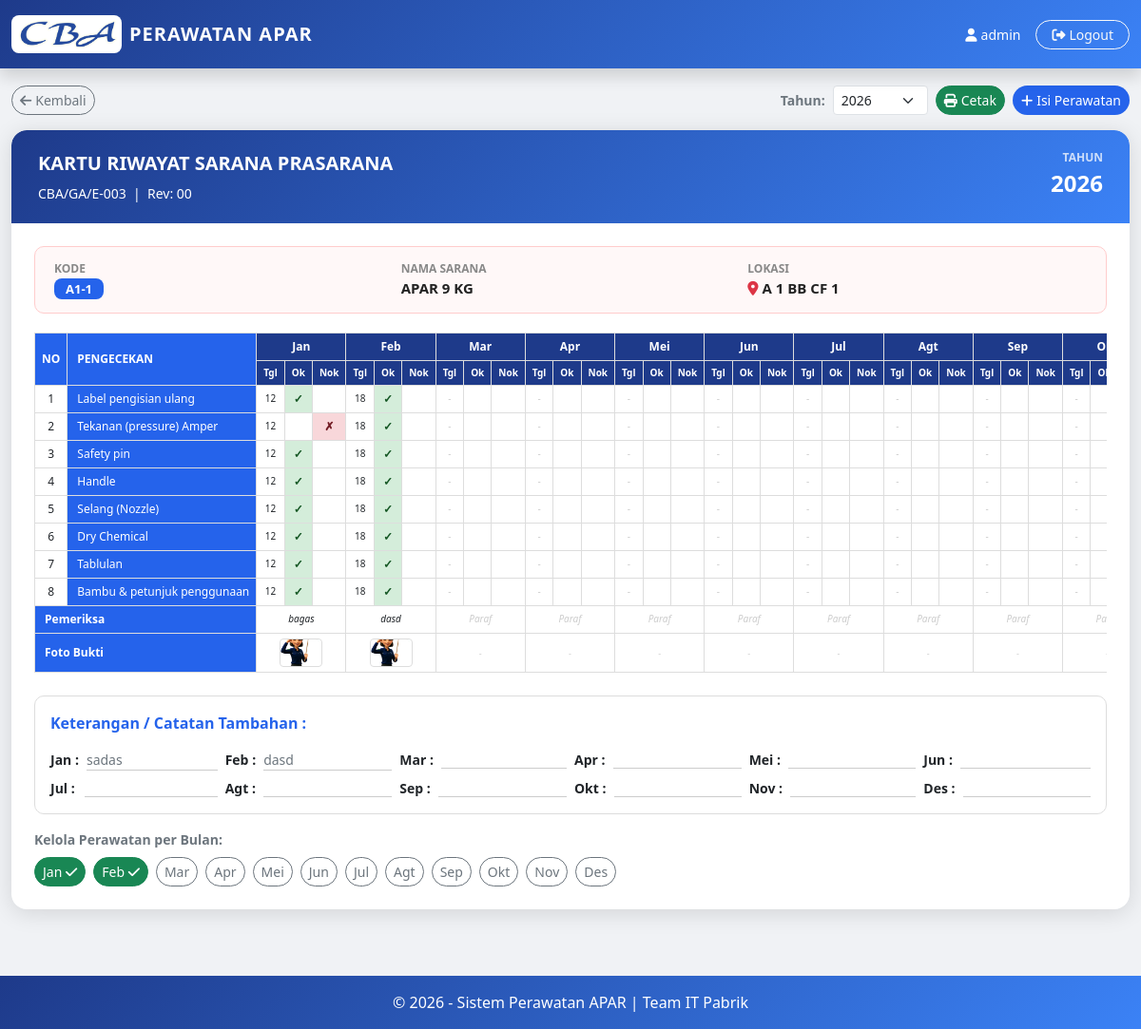
/apar_kartu.php?apar_id=48 (signed in), run on the app's committed database.
### tables this page shows
CREATE TABLE `apar` (
  `id` int(11) NOT NULL,
  `no_kode` varchar(50) NOT NULL,
  `nama_sarana` varchar(100) DEFAULT NULL,
  `lokasi` varchar(200) DEFAULT NULL
);

CREATE TABLE `checklist_apar` (
  `id` int(11) NOT NULL,
  `apar_id` int(11) NOT NULL,
  `tahun` int(4) NOT NULL,
  `bulan` tinyint(2) NOT NULL,
  `tanggal_cek` date DEFAULT NULL,
  `label_pengisian` enum('Ok','Nok') DEFAULT NULL,
  `tekanan_pressure` enum('Ok','Nok') DEFAULT NULL,
  `safety_pin` enum('Ok','Nok') DEFAULT NULL,
  `handle` enum('Ok','Nok') DEFAULT NULL,
  `selang_nozzle` enum('Ok','Nok') DEFAULT NULL,
  `dry_chemical` enum('Ok','Nok') DEFAULT NULL,
  `tablulan` enum('Ok','Nok') DEFAULT NULL,
  `bambu_petunjuk` enum('Ok','Nok') DEFAULT NULL,
  `paraf` varchar(100) DEFAULT NULL,
  `catatan` text DEFAULT NULL,
  `foto` varchar(255) DEFAULT NULL,
  `users_id` int(11) DEFAULT NULL,
  `created_at` datetime DEFAULT current_timestamp()
);

### apar_kartu.php (the view, shortened to what this page needs)
<?php
include "config/koneksi.php";
$apar_id = isset($_GET['apar_id']) ? (int) $_GET['apar_id'] : 0;
$tahun = isset($_GET['tahun']) ? (int) $_GET['tahun'] : (int) date('Y');
$aparRow = mysqli_fetch_assoc(mysqli_query($conn, "SELECT * FROM apar WHERE id=$apar_id"));
$items = [];
$fields = [];
$resItems = mysqli_query($conn, "SELECT kolom, label FROM master_item WHERE modul='apar' AND is_active=1 ORDER BY id ASC");
if(mysqli_num_rows($resItems) == 0) {
    $defaultApar = ['label_pengisian' => 'Label pengisian ulang','tekanan_pressure' => 'Tekanan (pressure) Amper','safety_pin' => 'Safety pin','handle' => 'Handle','selang_nozzle' => 'Selang (Nozzle)','dry_chemical' => 'Dry Chemical','tablulan' => 'Tablulan','bambu_petunjuk' => 'Bambu & petunjuk penggunaan'];
    foreach($defaultApar as $k => $l) {
        mysqli_query($conn, "INSERT IGNORE INTO master_item (modul, kolom, label, is_active) VALUES ('apar', '$k', '$l', 1)");
        $items[$k] = $l;
        $fields[] = $k;
    }
} else {
    while ($rItem = mysqli_fetch_assoc($resItems)) {
        $items[$rItem['kolom']] = $rItem['label'];
    }
}
$rows = [];
$res = mysqli_query($conn, "SELECT * FROM checklist_apar WHERE apar_id=$apar_id AND tahun=$tahun ORDER BY bulan ASC");
while ($r = mysqli_fetch_assoc($res)) {
  $rows[$r['bulan']] = $r;
}
$bulanNama = ['', 'Jan', 'Feb', 'Mar', 'Apr', 'Mei', 'Jun', 'Jul', 'Agt', 'Sep', 'Okt', 'Nov', 'Des'];
?>
<!DOCTYPE html>
<html lang="id">
<head>
  <link href="https://cdn.jsdelivr.net/npm/bootstrap@5.3.2/dist/css/bootstrap.min.css" rel="stylesheet">
</head>
<body>
  <nav class="navbar navbar-apar fixed-top py-3 shadow no-print">
    <div class="container-fluid d-flex justify-content-between align-items-center">
      <div class="d-flex align-items-center gap-2 text-white" style="cursor:pointer"
        onclick="window.location.href='dashboard.php'">
        <img src="assets/images/cba.png" alt="Logo CBA"
          style="height:40px; background:white; padding:4px; border-radius:8px;">
        <span class="fw-bold fs-5 d-none d-sm-inline" style="letter-spacing:1px">PERAWATAN APAR</span>
      </div>
      <div class="d-flex align-items-center gap-2 gap-md-3">
        <span class="text-white small d-none d-md-inline"><i
            class="fa-solid fa-user me-1"></i><?= $_SESSION['username'] ?></span>
        <a href="logout.php" class="btn btn-sm btn-outline-light rounded-pill px-2 px-md-3" title="Logout">
          <span class="d-none d-sm-inline"><i class="fa-solid fa-right-from-bracket me-1"></i>Logout</span>
        </a>
      </div>
    </div>
  </nav>
  <div class="container-fluid" style="margin-top:90px;padding-bottom:30px;max-width:1400px;flex:1">
    <div class="d-flex flex-wrap gap-2 align-items-center mb-3 no-print">
      <a href="apar_home.php" class="btn btn-sm btn-outline-secondary rounded-pill">
        <i class="fa-solid fa-arrow-left me-1"></i>Kembali
      </a>
      <form method="GET" class="d-flex align-items-center gap-2 ms-auto">
        <label class="text-secondary fw-semibold small mb-0">Tahun:</label>
        <select name="tahun" class="form-select form-select-sm" style="width:100px" onchange="this.form.submit()">
          <?php for ($y = 2026; $y <= 2030; $y++): ?>
            <option value="<?= $y ?>" <?= $y == $tahun ? 'selected' : '' ?>><?= $y ?></option>
          <?php endfor; ?>
        </select>
      </form>
      <button class="btn btn-sm btn-success rounded-pill no-print" onclick="window.print()">
        <i class="fa-solid fa-print me-1"></i>Cetak
      </button>
      <button class="btn btn-sm rounded-pill no-print" style="background:var(--blue);color:#fff"
        onclick="document.getElementById('modalIsian').classList.add('active');document.getElementById('editBulan').value=''">
        <i class="fa-solid fa-plus me-1"></i>Isi Perawatan
      </button>
    </div>
    <div style="border-radius:16px;overflow:hidden;box-shadow:0 4px 24px rgba(0,0,0,.12)">
      <div class="kartu-header">
        <div class="d-flex justify-content-between align-items-start flex-wrap gap-2">
          <div>
            <div class="fw-bold fs-5 mb-1">KARTU RIWAYAT SARANA PRASARANA</div>
            <small class="opacity-80">CBA/GA/E-003 &nbsp;|&nbsp; Rev: 00</small>
          </div>
          <div class="text-end">
            <div class="info-label text-white opacity-75">Tahun</div>
            <div class="fw-bold fs-4"><?= $tahun ?></div>
          </div>
        </div>
      </div>
      <div class="kartu-body">
        <div class="info-box">
          <div class="row g-2">
            <div class="col-12 col-md-4">
              <div class="info-label">Kode</div>
              <div class="info-val"><span class="badge-kode"><?= htmlspecialchars($aparRow['no_kode']) ?></span></div>
            </div>
            <div class="col-12 col-md-4">
              <div class="info-label">Nama Sarana</div>
              <div class="info-val"><?= htmlspecialchars($aparRow['nama_sarana']) ?></div>
            </div>
            <div class="col-12 col-md-4">
              <div class="info-label">Lokasi</div>
              <div class="info-val"><i
                  class="fa-solid fa-location-dot text-danger me-1"></i><?= htmlspecialchars($aparRow['lokasi']) ?>
              </div>
            </div>
          </div>
        </div>
        <div class="table-responsive">
          <table class="tbl-kartu">
            <thead>
              <tr>
                <th rowspan="2" style="width:30px">NO</th>
                <th rowspan="2" class="th-item" style="min-width:180px">PENGECEKAN</th>
                <?php for ($b = 1; $b <= 12; $b++): ?>
                  <th colspan="3" class="th-bulan"><?= $bulanNama[$b] ?></th>
                <?php endfor; ?>
              </tr>
              <tr>
                <?php for ($b = 1; $b <= 12; $b++): ?>
                  <th style="background:var(--blue-dark);color:#fff;font-size:10px">Tgl</th>
                  <th style="background:var(--blue-dark);color:#fff;font-size:10px">Ok</th>
                  <th style="background:var(--blue-dark);color:#fff;font-size:10px">Nok</th>
                <?php endfor; ?>
              </tr>
            </thead>
            <tbody>
              <?php $no = 1;
              foreach ($items as $key => $label): ?>
                <tr>
                  <td><?= $no++ ?></td>
                  <td class="th-item"><?= $label ?></td>
                  <?php for ($b = 1; $b <= 12; $b++):
                    $r = $rows[$b] ?? null;
                    $val = $r ? $r[$key] : null;
                    $tgl = $r ? date('d', strtotime($r['tanggal_cek'])) : '';
                    ?>
                    <td style="font-size:10px"><?= $tgl ?: '<span class="empty-cell">-</span>' ?></td>
                    <td class="<?= $val == 'Ok' ? 'ok-cell' : '' ?>"><?= $val == 'Ok' ? '✓' : '' ?></td>
                    <td class="<?= $val == 'Nok' ? 'nok-cell' : '' ?>"><?= $val == 'Nok' ? '✗' : '' ?></td>
                  <?php endfor; ?>
                </tr>
              <?php endforeach; ?>
              <tr>
                <td colspan="2" class="th-item fw-bold">Pemeriksa</td>
                <?php for ($b = 1; $b <= 12; $b++):
                  $r = $rows[$b] ?? null;
                  $paraf = $r ? htmlspecialchars($r['paraf']) : '';
                  ?>
                  <td colspan="3" style="font-size:10px;font-style:italic">
                    <?= $paraf ?: '<span class="empty-cell">Paraf</span>' ?>
                  </td>
                <?php endfor; ?>
              </tr>
              <tr class="no-print">
                <td colspan="2" class="th-item fw-bold">Foto Bukti</td>
                <?php for ($b = 1; $b <= 12; $b++):
                  $r = $rows[$b] ?? null;
                  $foto = $r ? $r['foto'] : '';
                  ?>
                  <td colspan="3" class="text-center">
                    <?php if ($foto): ?>
                      <img src="uploads/<?= $foto ?>"
                        style="width:45px; height:30px; object-fit:cover; border-radius:4px; cursor:pointer; border:1px solid #ddd;"
                        title="Lihat Foto" onclick="previewFoto('uploads/<?= $foto ?>')">
                    <?php else: ?>
                      <span class="empty-cell" style="font-size:9px">-</span>
                    <?php endif; ?>
                  </td>
                <?php endfor; ?>
              </tr>
            </tbody>
          </table>
        </div>
        <div class="mt-4" style="border:1px solid #ddd;border-radius:10px;padding:16px;">
          <div class="fw-bold mb-3" style="color:var(--blue)">Keterangan / Catatan Tambahan :</div>
          <div class="row g-2">
            <?php foreach ($bulanNama as $b => $nm):
              if ($b == 0)
                continue;
              $cat = isset($rows[$b]) ? $rows[$b]['catatan'] : '';
              ?>
              <div class="col-6 col-md-3 col-lg-2">
                <div class="d-flex gap-2 align-items-start">
                  <span class="fw-semibold small" style="min-width:28px"><?= $nm ?> :</span>
                  <span class="small text-secondary" style="border-bottom:1px solid #ccc;flex:1;min-height:20px">
                    <?= $cat ? htmlspecialchars($cat) : '' ?>
                  </span>
                </div>
              </div>
            <?php endforeach; ?>
          </div>
        </div>
        <div class="mt-3 no-print">
          <div class="fw-semibold mb-2 text-secondary small">Kelola Perawatan per Bulan:</div>
          <div class="d-flex flex-wrap gap-2">
            <?php for ($b = 1; $b <= 12; $b++): ?>
              <button class="btn btn-sm <?= isset($rows[$b]) ? 'btn-success' : 'btn-outline-secondary' ?> rounded-pill"
                onclick="bukaEdit(<?= $b ?>)"
                title="<?= isset($rows[$b]) ? 'Edit' : 'Isi' ?> Bulan <?= $bulanNama[$b] ?>">
                <?= $bulanNama[$b] ?>   <?= isset($rows[$b]) ? '<i class=\'fa-solid fa-check\'></i>' : '' ?>
              </button>
            <?php endfor; ?>
          </div>
        </div>
      </div>
    </div>
  </div>
  <footer class="py-3 text-center no-print">
    &copy; <?= date('Y') ?> - Sistem Perawatan APAR | Team IT Pabrik
  </footer>
</body>
</html>

### apar_kartu.php (style rules this page uses)
:root { --blue: #2563eb; --blue-dark: #1e3a8a; --blue-light: #3b82f6; }
body { background: #f0f2f5; font-family: 'Segoe UI', sans-serif; min-height: 100vh; display: flex; flex-direction: column; }
.navbar-apar { background: linear-gradient(135deg, var(--blue-dark), var(--blue-light)); }
.kartu-header { background: linear-gradient(135deg, var(--blue-dark), var(--blue-light)); color: #fff; border-radius: 16px 16px 0 0; padding: 20px 28px; }
.kartu-body { background: #fff; border-radius: 0 0 16px 16px; padding: 24px; }
.info-box { background: #fff8f8; border: 1px solid #fcc; border-radius: 10px; padding: 14px 20px; margin-bottom: 20px; }
.info-label { font-size: 12px; color: #888; font-weight: 600; text-transform: uppercase; }
.info-val { font-size: 15px; font-weight: 700; color: #222; }
.tbl-kartu { font-size: 12px; border-collapse: collapse; width: 100%; }
.tbl-kartu th, .tbl-kartu td { border: 1px solid #ddd; padding: 5px 7px; text-align: center; vertical-align: middle; }
.tbl-kartu thead th { background: var(--blue); color: #fff; }
.tbl-kartu .th-item { background: var(--blue); color: #fff; text-align: left; padding-left: 10px; white-space: nowrap; }
.tbl-kartu .th-bulan { background: var(--blue-dark); color: #fff; }
.ok-cell { background: #d4edda; color: #155724; font-weight: 700; }
.nok-cell { background: #f8d7da; color: #721c24; font-weight: 700; }
.empty-cell { color: #ccc; }
.badge-kode { background: var(--blue); color: #fff; border-radius: 8px; padding: 2px 12px; font-size: 13px; }
footer { background: linear-gradient(135deg, var(--blue-dark), var(--blue-light)); color: #fff; margin-top: 40px; }

### data on the page
apar: no_kode "A1-1", nama_sarana "APAR 9 KG", lokasi "A 1 BB CF 1"
checklist_apar: tanggal_cek "12", label_pengisian "Ok" (drawn), tekanan_pressure "Nok" (drawn), safety_pin "Ok" (drawn), handle "Ok" (drawn), selang_nozzle "Ok" (drawn), dry_chemical "Ok" (drawn), tablulan "Ok" (drawn), bambu_petunjuk "Ok" (drawn), paraf "bagas", foto (picture), nm "Jan", catatan "sadas"
checklist_apar: tanggal_cek "18", label_pengisian "Ok" (drawn), tekanan_pressure "Ok" (drawn), safety_pin "Ok" (drawn), handle "Ok" (drawn), selang_nozzle "Ok" (drawn), dry_chemical "Ok" (drawn), tablulan "Ok" (drawn), bambu_petunjuk "Ok" (drawn), paraf "dasd", foto (picture), nm "Feb", catatan "dasd"

### other printed values
$_SESSION['username'] "admin"
$tahun "2026"
$bulanNama[$b] "Jan"
$bulanNama[$b] "Feb"
$bulanNama[$b] "Mar"
$bulanNama[$b] "Apr"
$bulanNama[$b] "Mei"
$bulanNama[$b] "Jun"
$bulanNama[$b] "Jul"
$bulanNama[$b] "Agt"
$bulanNama[$b] "Sep"
$label "Label pengisian ulang"
$tgl ?: '<span class="empty-cell">-</span>' "-"
$label "Tekanan (pressure) Amper"
$label "Safety pin"
